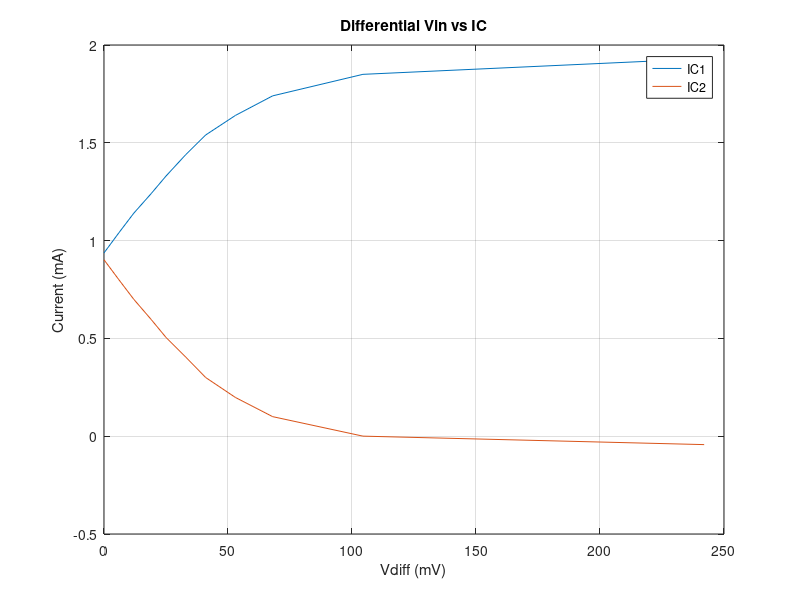

MATLAB code to generate this figure:
v1 = [-56	-53	-50	-46	-43	-39	-35	-29	-22	-5.6	62];
v2 = [-56	-59	-62	-65	-68	-72	-76	-82	-90	-110	-180];
vdiff = v1 - v2;

ic1 = [0.937	1.04	1.14	1.24	1.33	1.44	1.54	1.64	1.74	1.85	1.93];
ic2 = [0.902	0.8	0.7	0.597	0.505	0.404	0.3	0.198	0.1	0.00033	-0.043];

plot(vdiff,ic1);
hold on;
plot(vdiff,ic2);
grid on;

legend('IC1', 'IC2');
xlabel('Vdiff (mV)');
ylabel('Current (mA)');
title('Differential Vin vs IC'); 